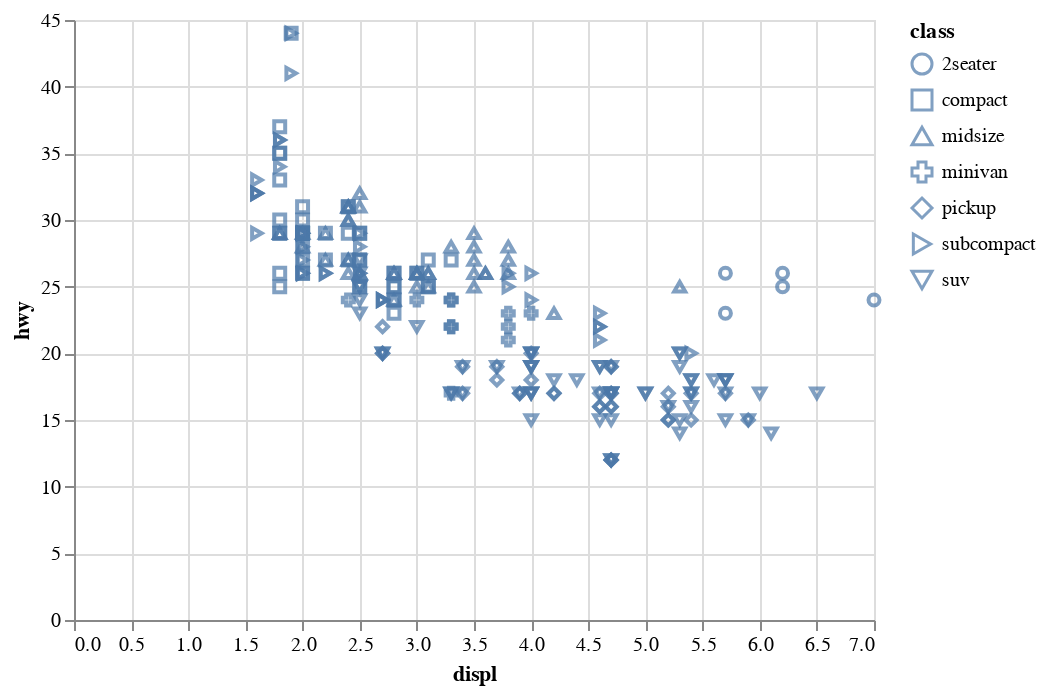

The notebook cell saved with this chart:
### Code cell
# third variation (the figures are inbuild); maximum of 8 shapes to be used for one chart


chart = (alt.Chart(mpg)
  .encode(
    x = "displ",
    y = "hwy",
    shape = "class", 
    )
  .mark_point())


chart.mark_point()

### Figure 1 — Vega-Lite specification as saved in the notebook (floating-point values rounded to 4 significant figures; data arrays with more than 128 entries replaced by an {"elided": "..."} marker saying what was removed)
{"config": {"view": {"continuousWidth": 400, "continuousHeight": 300}}, "data": {"name": "data-784d2a789a5f3a352263a16b6c4cd367"}, "mark": "point", "encoding": {"shape": {"field": "class", "type": "nominal"}, "x": {"field": "displ", "type": "quantitative"}, "y": {"field": "hwy", "type": "quantitative"}}, "$schema": "https://vega.github.io/schema/vega-lite/v4.17.0.json", "datasets": {"data-784d2a789a5f3a352263a16b6c4cd367": {"elided": "234 records"}}}
